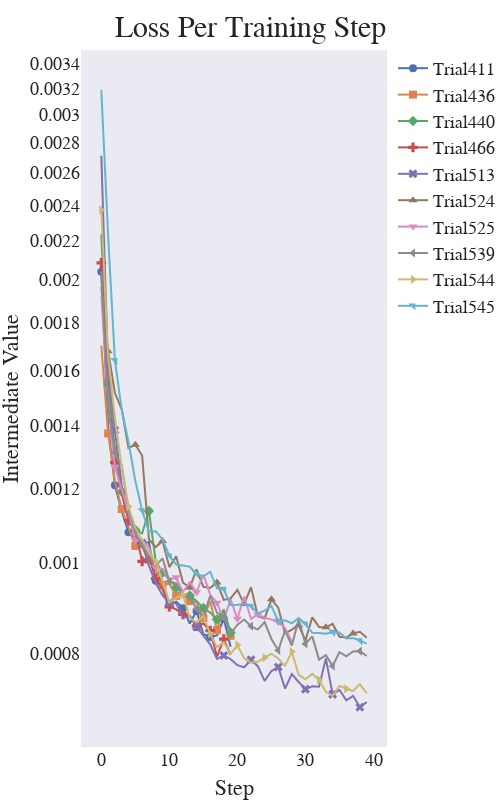

The code cell stored with this chart in its notebook:
### Code cell
imp.reload(cplot)
scope = PlotlyScope()

fig=cplot.get_intermediate_plot(study,topx=10,num_trials_threshold=50)


fig.update_layout(
    autosize=False,title_text='Loss Per Training Step', title_x=0.5, title_y=0.98, yaxis_type="log",
    template="seaborn",
    width=500,
    height=800,
    font_family="Times New Roman",
    font_size=18,
    title_font_family="Times New Roman",
    title_font_size=30,
    margin=dict(l=0, t=50,r=1,  b=1),                                   
    )
fig.update_xaxes(showgrid=False,zeroline=False,)

fig.update_yaxes(showgrid=False,zeroline=False,)
with open("loss_per_training.svg", "wb") as f:
    f.write(scope.transform(fig, format="svg"))
fig
